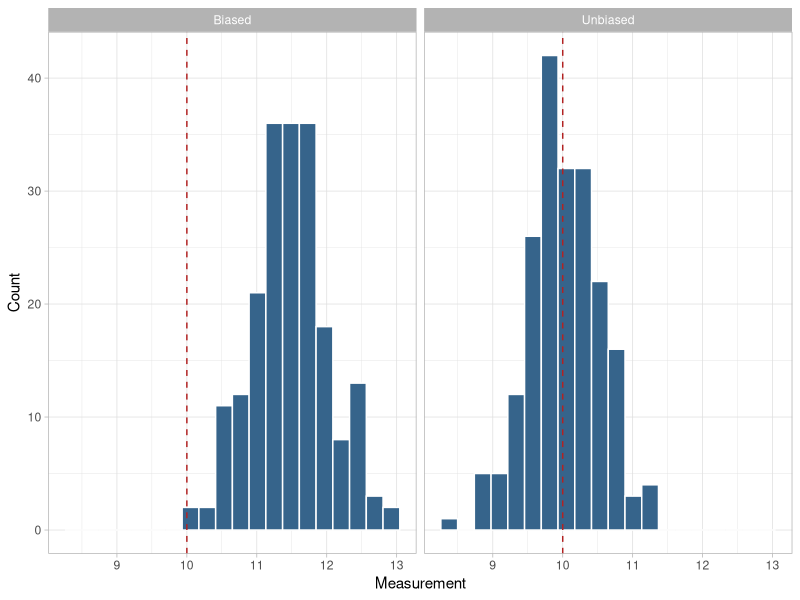
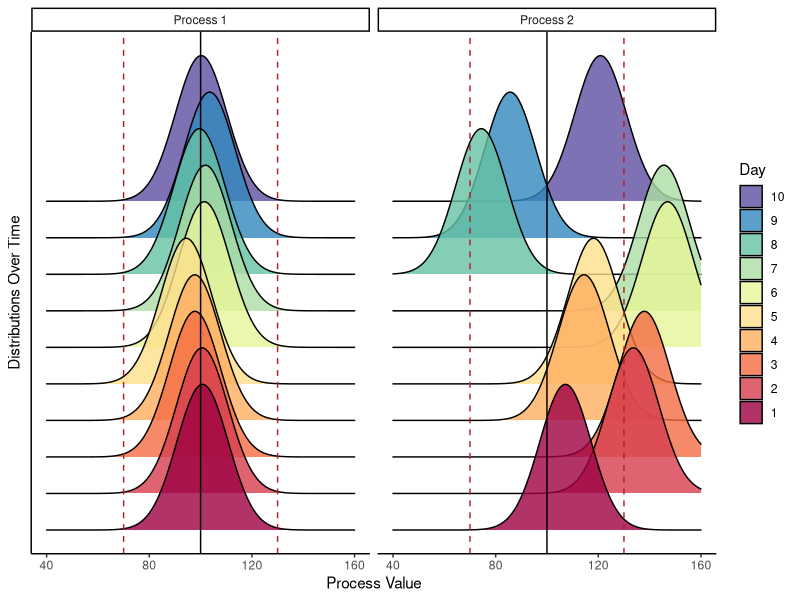

Generate these figures, in order, with R:
## ---- chunk 1
#| code-fold: true
#| label: fig-mpc-bias-depiction
#| fig-cap: "Simulated measurements relative to a target value, illustrating unbiased (left) and biased (right) measurement processes"
#| message: false
library(tidyverse)

set.seed(20240613)
n_mpc113 <- 200
target_mpc113 <- 10

bias_demo_mpc113 <- bind_rows(
  tibble(y = rnorm(n_mpc113, mean = target_mpc113, sd = 0.5), process = "Unbiased"),
  tibble(y = rnorm(n_mpc113, mean = target_mpc113 + 1.5, sd = 0.5), process = "Biased")
)

ggplot(bias_demo_mpc113, aes(y)) +
  geom_histogram(bins = 20, color = "white", fill = "steelblue4") +
  geom_vline(xintercept = target_mpc113, color = "firebrick", linetype = "dashed") +
  facet_wrap(~process) +
  labs(x = "Measurement", y = "Count") +
  theme_light()
## ---- chunk 2
#| code-fold: true
#| label: fig-mpc-variability-depiction
#| fig-cap: "Simulated short-term measurement distributions over 10 days, illustrating small (process 1) versus large (process 2) between-day variability"
#| message: false
library(ggridges)

set.seed(2020)

label_mpc114 <- as_labeller(c(process_1 = "Process 1", process_2 = "Process 2"))

dnorm_curve_mpc114 <- function(x) {
  dnorm(seq(40, 160, 1), mean = x, sd = 10)
}

n_days_mpc114 <- 10

process_simulation_mpc114 <- tibble(
  day = seq_len(n_days_mpc114),
  process_1 = rnorm(n_days_mpc114, mean = 100, sd = 2),
  process_2 = rnorm(n_days_mpc114, mean = 120, sd = 15)
) |>
  pivot_longer(c(process_1, process_2), names_to = "mean_process", values_to = "mean_values") |>
  mutate(simulated_distribution = map(mean_values, dnorm_curve_mpc114)) |>
  unnest(cols = c(simulated_distribution)) |>
  mutate(x_values = rep(seq(40, 160, 1), times = 2 * n_days_mpc114))

process_simulation_mpc114 |>
  ggplot(aes(x = x_values, y = day, height = simulated_distribution * 100, fill = as.factor(day))) +
  facet_wrap(vars(mean_process), labeller = label_mpc114) +
  geom_ridgeline(alpha = 0.8) +
  geom_vline(xintercept = 100, color = "black") +
  geom_vline(xintercept = c(70, 130), color = "firebrick", linetype = "dashed") +
  labs(x = "Process Value", y = "Distributions Over Time", fill = "Day") +
  guides(fill = guide_legend(reverse = TRUE)) +
  scale_fill_brewer(palette = "Spectral") +
  theme_classic() +
  theme(axis.text.y = element_blank(), axis.ticks.y = element_blank())
